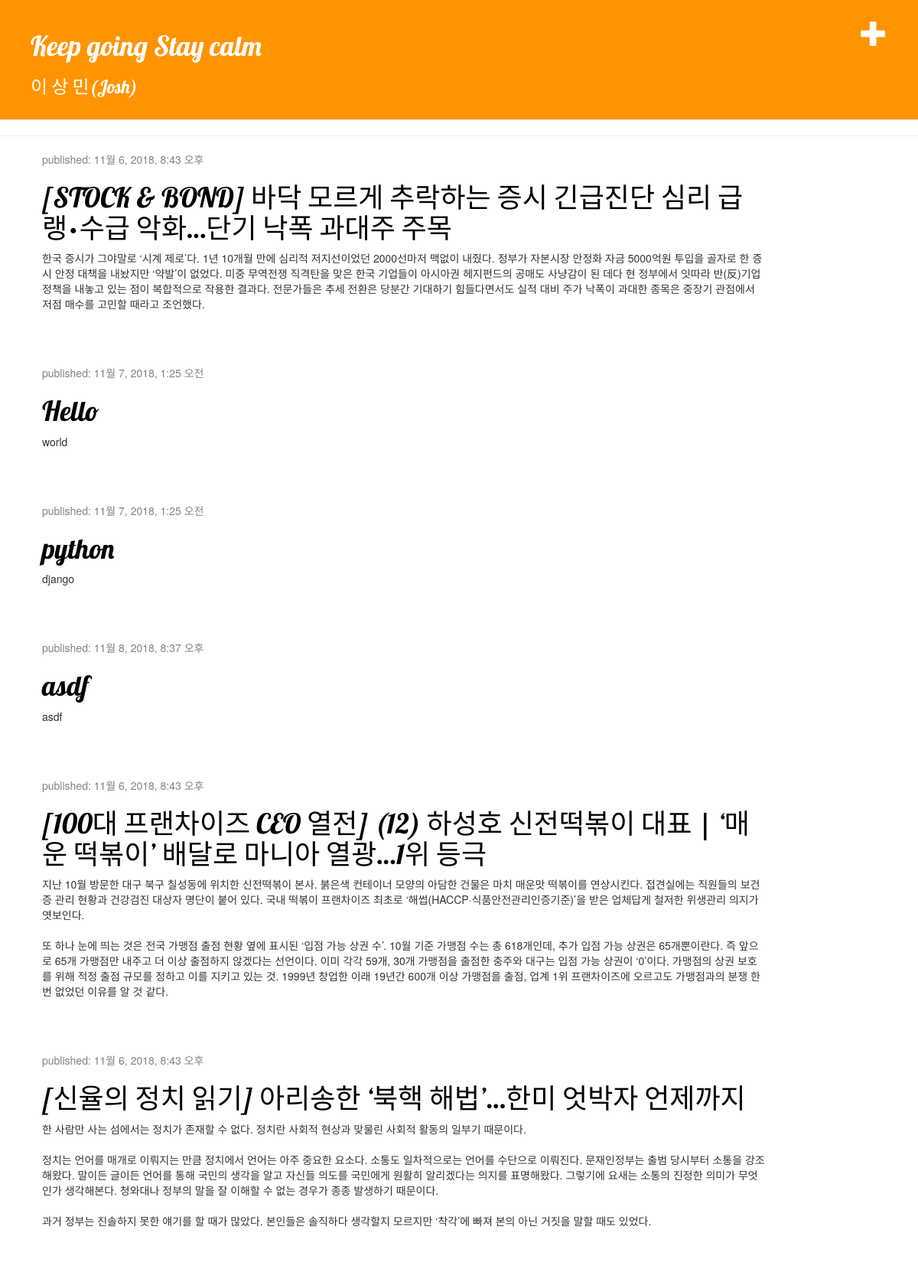
The page / on the database its author committed.
### blog/models.py (models this page shows, shortened)
class Post(models.Model):
    author = models.ForeignKey('auth.User', on_delete=models.CASCADE)
    title = models.CharField(max_length=200)
    text = models.TextField()
    created_date = models.DateTimeField(default=timezone.now)
    published_date = models.DateTimeField(blank=True, null=True)

### blog/views.py (the view)
# urls.py: re_path(r'^$', views.post_list, name='post_list'),
def post_list(request):
    qs = Post.objects.all()
    qs = qs.order_by('published_date')
    return render(request, 'blog/post_list.html', {
        'post_list': qs,
    })

### blog/templates/blog/post_list.html
{% extends "blog/base.html" %}
{%block content%}
{% for post in post_list %}
    <div class="post">
        <div class="date">
            <p>published: {{ post.created_date }}</p>
        </div>
        <h1>
          <a href="{% url "post_detail" post.pk %}">
            {{ post.title }}
          </a></h1>
        <p>{{ post.text|linebreaksbr }}</p>
    </div>
{% endfor %}
{% endblock%}

### blog/static/blog/blog.css (style rules this page uses)
h1, h2, h3, h4 { font-family: 'Lobster', cursive; }
.date { color: #828282; }
.post { margin-bottom: 70px; }
.post h1 a, .post h1 a:visited { color: #000000; }

### rows shown on the page
Post: created_date "11월 6, 2018, 8:43 오후", title "[STOCK & BOND] 바닥 모르게 추락하는 증시 긴급진단 심리 급랭·수급 악화…단기 낙폭 과대주 주목", text "한국 증시가 그야말로 ‘시계 제로’다. 1년 10개월 만에 심리적 저지선이었던 2000선마저 맥없이 내줬다. 정부가 자본시장 안정화 자금 5000억원 투입을 골자로 한 증시 안정 대책을 내놨지만 ‘약발’이 없었다. 미중 무역전쟁 직격탄을 맞은 한국 기업들이 아시아권 헤지펀드의 공매도 사냥감이 된 데다 현 정부에서 잇따라 반(反)기업 정책을 내놓고 있는 점이 복합적으로 작용한 결과다. 전문가들은 추세 전환은 당분간 기대하기 힘들다면서도 실적 대비 주가 낙폭이 과대한 종목은 중장기 관점에서 저점 매수를 고민할 때라고 조언했다."
Post: created_date "11월 7, 2018, 1:25 오전", title "Hello", text "world"
Post: created_date "11월 7, 2018, 1:25 오전", title "python", text "django"
Post: created_date "11월 8, 2018, 8:37 오후", title "asdf", text "asdf"
Post: created_date "11월 6, 2018, 8:43 오후", title "[100대 프랜차이즈 CEO 열전] (12) 하성호 신전떡볶이 대표 | ‘매운 떡볶이’ 배달로 마니아 열광…1위 등극", text "지난 10월 방문한 대구 북구 칠성동에 위치한 신전떡볶이 본사. 붉은색 컨테이너 모양의 아담한 건물은 마치 매운맛 떡볶이를 연상시킨다. 접견실에는 직원들의 보건증 관리 현황과 건강검진 대상자 명단이 붙어 있다. 국내 떡볶이 프랜차이즈 최초로 ‘해썹(HACCP·식품안전관리인증기준)’을 받은 업체답게 철저한 위생관리 의지가 엿보인다. 또 하나 눈에 띄는 것은 전국 가맹점 출점 현황 옆에 표시된 ‘입점 가능 상권 수’. 10월 기준 가맹점 수는 총 618개인데, 추가 입점 가능 상권은 65개뿐이란다. 즉 앞으로 65개 가맹점만 내주고 더 이상 출점하지 않겠다는 선언이다. 이미 각각 59개, 30개 가맹점을 출점한 충주와 대구는 입점 가능 상권이 ‘0’이다. 가맹점의 상권 보호를 위해 적정 출점 규모를 정하고 이를 지키고 있는 것. 1999년 창업한 이래 19년간 600개 이상 가맹점을 출점, 업계 1위 프랜차이즈에 오르고도 가맹점과의 분쟁 한 번 없었던 이유를 알 것 같다."
Post: created_date "11월 6, 2018, 8:43 오후", title "[신율의 정치 읽기] 아리송한 ‘북핵 해법’…한미 엇박자 언제까지", text "한 사람만 사는 섬에서는 정치가 존재할 수 없다. 정치란 사회적 현상과 맞물린 사회적 활동의 일부기 때문이다. 정치는 언어를 매개로 이뤄지는 만큼 정치에서 언어는 아주 중요한 요소다. 소통도 일차적으로는 언어를 수단으로 이뤄진다. 문재인정부는 출범 당시부터 소통을 강조해왔다. 말이든 글이든 언어를 통해 국민의 생각을 알고 자신들 의도를 국민에게 원활히 알리겠다는 의지를 표명해왔다. 그렇기에 요새는 소통의 진정한 의미가 무엇인가 생각해본다. 청와대나 정부의 말을 잘 이해할 수 없는 경우가 종종 발생하기 때문이다. 과거 정부는 진솔하지 못한 얘기를 할 때가 많았다. 본인들은 솔직하다 생각할지 모르지만 ‘착각’에 빠져 본의 아닌 거짓을 말할 때도 있었다."
